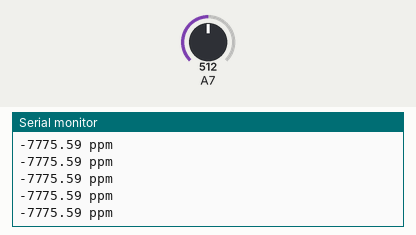
This sketch was run on a simulated Arduino Nano, built with avr-gcc and run on an emulated ATmega328P. Shown: the last lines printed to the serial monitor. The inputs (shaded band) are chosen by the test bench; at power-on: A7 = 512.

Above: at 1.2 s.
1.3 s: A7 set to 641
At 2.0 s:
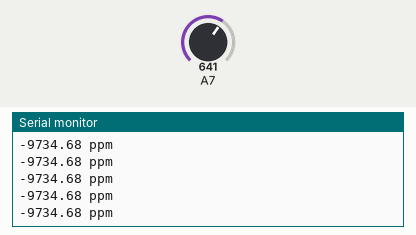
4.3 s: A7 set to 676
At 5.3 s:
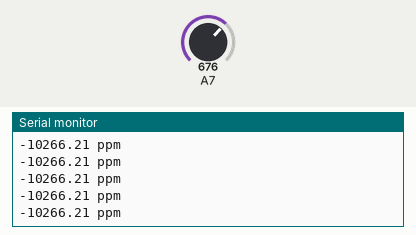
5.8 s: A7 set to 73
At 6.4 s:
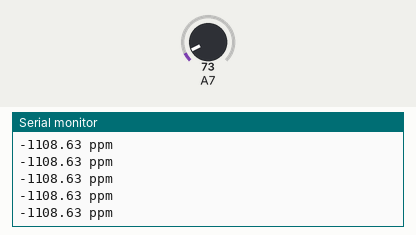
7.3 s: A7 set to 62
At 7.9 s:
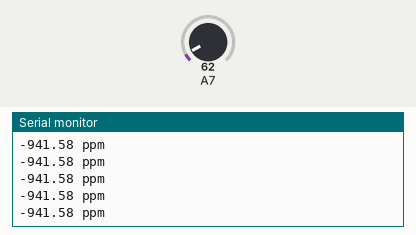
Timing chart, 0 to 9.8 s (numbered marks = the images above; inputs shaded):
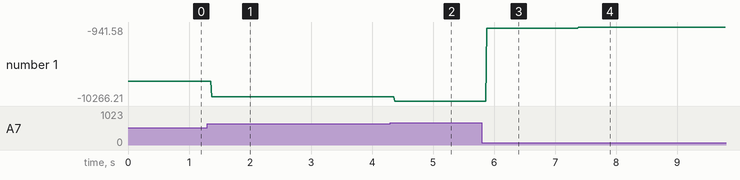

Measured:
- after the input at 1.3 s, the serial monitor: prints a new line after 0.07 s (image 1)
- after the input at 4.3 s, the serial monitor: prints a new line after 0.07 s (image 2)
- after the input at 5.8 s, the serial monitor: prints a new line after 0.08 s (image 3)
- after the input at 7.3 s, the serial monitor: prints a new line after 0.08 s (image 4)
- plotted number 1: -7775.59 → -9734.68 after the input at 1.3 s, -9734.68 → -10266.21 after the input at 4.3 s, -10266.21 → -1108.63 after the input at 5.8 s, -1108.63 → -941.58 after the input at 7.3 s

The sketch:

Read_Gaz.ino
```cpp
/*Lecture entrée analogique*/
int concentration_max=50000;
void setup() {
  // initialize serial communication at 9600 bits per second:
  Serial.begin(9600);
}

void loop() {
  // Lecture de la valeur de la pin A7:
  int sensorValue = analogRead(A7);
  // Conversion de la valeur (0 - 1023) en concentration:
  float concentration = sensorValue * (concentration_max / 1023.0);
  // print out the value you read:
  Serial.print(concentration);
  Serial.println(" ppm");
}
```
